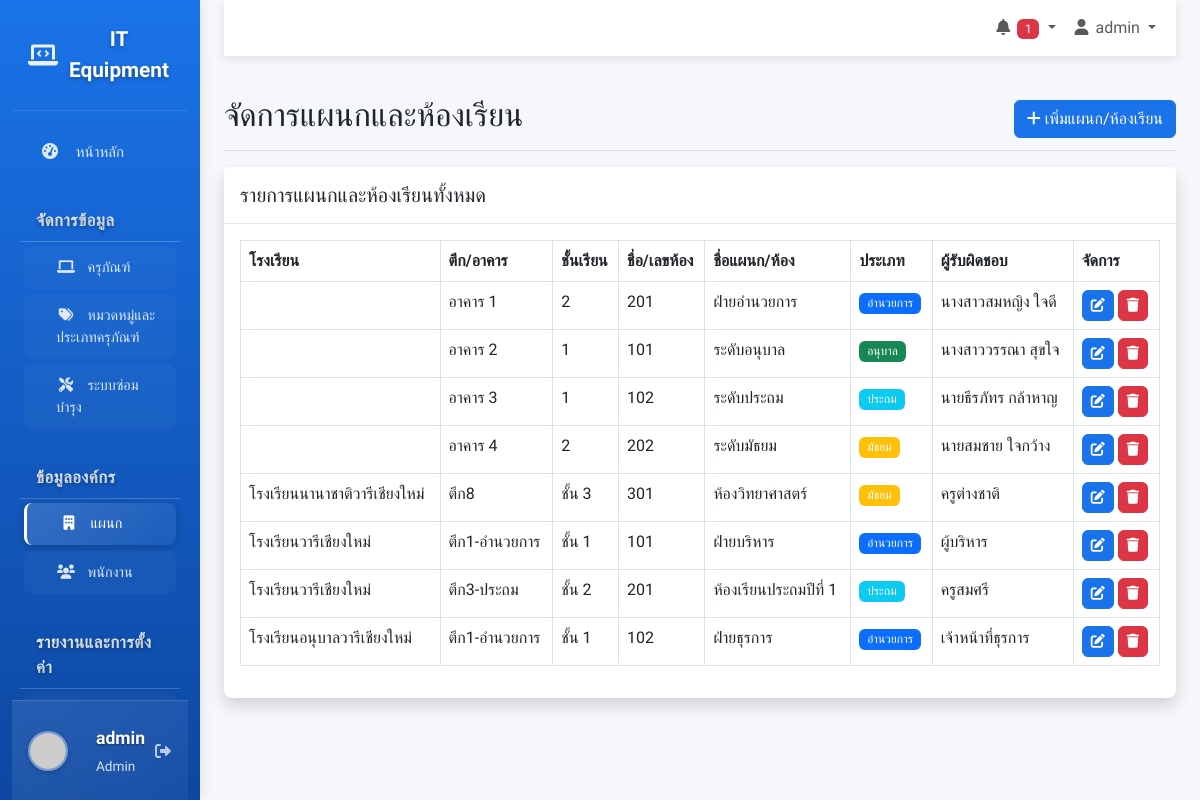
Screenshot of /departments.php (signed in) with the database file from the repository.
### tables this page shows
CREATE TABLE departments (
    id INT AUTO_INCREMENT PRIMARY KEY,
    name VARCHAR(255) NOT NULL,
    building VARCHAR(100),
    floor VARCHAR(50),
    room VARCHAR(100),
    type ENUM('อำนวยการ', 'อนุบาล', 'ประถม', 'มัธยม'),
    responsible_person VARCHAR(255),
    created_at TIMESTAMP DEFAULT CURRENT_TIMESTAMP,
    updated_at TIMESTAMP DEFAULT CURRENT_TIMESTAMP ON UPDATE CURRENT_TIMESTAMP
);

### departments.php (the view, shortened to what this page needs)
<?php
require_once 'includes/header.php';
$departments_query = "SELECT * FROM departments ORDER BY school, building, floor, name";
$departments_list = $db->query($departments_query)->fetchAll(PDO::FETCH_ASSOC);
?>
<?php
include 'includes/sidebar.php';
?>
<main class="col-md-9 ms-sm-auto col-lg-10 px-md-4">
    <?php include 'includes/navbar.php'; ?>
    <div class="d-flex justify-content-between flex-wrap flex-md-nowrap align-items-center pt-3 pb-2 mb-3 border-bottom">
        <h1 class="h2">จัดการแผนกและห้องเรียน</h1>
        <button type="button" class="btn btn-primary" data-bs-toggle="modal" data-bs-target="#departmentModal" onclick="clearForm()">
            <i class="fas fa-plus"></i> เพิ่มแผนก/ห้องเรียน
        </button>
    </div>
    <div class="card shadow mb-4">
        <div class="card-header py-3">
            <h5 class="m-0 font-weight-bold ">รายการแผนกและห้องเรียนทั้งหมด</h5>
        </div>
        <div class="card-body">
            <div class="table-responsive">
                <table class="table table-bordered" id="dataTable" width="100%" cellspacing="0">
                    <thead>
                        <tr>
                            <th>โรงเรียน</th>
                            <th>ตึก/อาคาร</th>
                            <th>ชั้นเรียน</th>
                            <th>ชื่อ/เลขห้อง</th>
                            <th>ชื่อแผนก/ห้อง</th>
                            <th>ประเภท</th>
                            <th>ผู้รับผิดชอบ</th>
                            <th>จัดการ</th>
                        </tr>
                    </thead>
                    <tbody>
                        <?php foreach($departments_list as $department): ?>
                        <tr>
                            <td><?php echo $department['school']; ?></td>
                            <td><?php echo $department['building']; ?></td>
                            <td><?php echo $department['floor']; ?></td>
                            <td><?php echo $department['room']; ?></td>
                            <td><?php echo $department['name']; ?></td>
                            <td>
                                <span class="badge
                                    <?php
                                    switch($department['type']) {
                                        case 'อำนวยการ': echo 'bg-primary'; break;
                                        case 'อนุบาล': echo 'bg-success'; break;
                                        case 'ประถม': echo 'bg-info'; break;
                                        case 'มัธยม': echo 'bg-warning'; break;
                                    }
                                    ?>">
                                    <?php echo $department['type']; ?>
                                </span>
                            </td>
                            <td><?php echo $department['responsible_person']; ?></td>
                            <td>
                                <button type="button" class="btn btn-sm btn-primary" data-bs-toggle="modal" data-bs-target="#departmentModal" onclick='editDepartment(<?php echo json_encode($department); ?>)'>
                                    <i class="fas fa-edit"></i>
                                </button>
                                <a href="departments.php?action=delete&id=<?php echo $department['id']; ?>" class="btn btn-sm btn-danger" onclick="return confirm('คุณแน่ใจหรือไม่?')">
                                    <i class="fas fa-trash"></i>
                                </a>
                            </td>
                        </tr>
                        <?php endforeach; ?>
                    </tbody>
                </table>
            </div>
        </div>
    </div>
</main>
<?php require_once 'includes/footer.php'; ?>

### includes/header.php (shortened to what this page needs)
<!DOCTYPE html>
<html lang="th">
<head>
    <link href="https://cdn.jsdelivr.net/npm/bootstrap@5.3.0-alpha1/dist/css/bootstrap.min.css" rel="stylesheet">
    <link rel="stylesheet" href="https://cdnjs.cloudflare.com/ajax/libs/font-awesome/6.0.0/css/all.min.css">
    <link rel="stylesheet" href="https://cdn.datatables.net/1.13.4/css/dataTables.bootstrap5.min.css">
    <link rel="stylesheet" href="css/style.css">
</head>
<body>
    <div class="container-fluid">
        <div class="row">

### includes/sidebar.php (shortened to what this page needs)
<nav id="sidebar" class="col-md-3 col-lg-2 d-md-block sidebar collapse">
    <div class="position-sticky d-flex flex-column h-100">
        <div class="flex-grow-1">
            <a href="index.php" class="sidebar-brand d-flex align-items-center justify-content-center">
                <i class="fas fa-laptop-code me-2"></i>
                <span>IT Equipment</span>
            </a>
            <ul class="nav flex-column">
                <li class="nav-item">
                    <a class="nav-link <?php echo basename($_SERVER['PHP_SELF']) == 'index.php' ? 'active' : ''; ?>" href="index.php">
                        <i class="fas fa-fw fa-tachometer-alt"></i>
                        หน้าหลัก
                    </a>
                </li>
                <li class="nav-item mt-1">
                    <div class="sidebar-section-header">
                        <span class="text-white fw-bold">จัดการข้อมูล</span>
                    </div>
                </li>
                <li class="nav-item">
                    <a class="nav-link sidebar-submenu <?php echo basename($_SERVER['PHP_SELF']) == 'equipment.php' ? 'active' : ''; ?>" href="equipment.php">
                        <i class="fas fa-fw fa-laptop"></i>
                        ครุภัณฑ์
                    </a>
                </li>
                <li class="nav-item">
                    <a class="nav-link sidebar-submenu <?php echo basename($_SERVER['PHP_SELF']) == 'categories.php' ? 'active' : ''; ?>" href="categories.php">
                        <i class="fas fa-fw fa-tags"></i>
                        หมวดหมู่และประเภทครุภัณฑ์
                    </a>
                </li>
                <li class="nav-item">
                    <a class="nav-link sidebar-submenu <?php echo basename($_SERVER['PHP_SELF']) == 'maintenance.php' ? 'active' : ''; ?>" href="maintenance.php">
                        <i class="fas fa-fw fa-tools"></i>
                        ระบบซ่อมบำรุง
                    </a>
                </li>
                <li class="nav-item mt-2">
                    <div class="sidebar-section-header">
                        <span class="text-white fw-bold">ข้อมูลองค์กร</span>
                    </div>
                </li>
                <li class="nav-item">
                    <a class="nav-link sidebar-submenu <?php echo basename($_SERVER['PHP_SELF']) == 'departments.php' ? 'active' : ''; ?>" href="departments.php">
                        <i class="fas fa-fw fa-building"></i>
                        แผนก
                    </a>
                </li>
                <li class="nav-item">
                    <a class="nav-link sidebar-submenu <?php echo basename($_SERVER['PHP_SELF']) == 'employees.php' ? 'active' : ''; ?>" href="employees.php">
                        <i class="fas fa-fw fa-users"></i>
                        พนักงาน
                    </a>
                </li>
                <li class="nav-item mt-2">
                    <div class="sidebar-section-header">
                        <span class="text-white fw-bold">รายงานและการตั้งค่า</span>
                    </div>
                </li>
                <li class="nav-item">
                    <a class="nav-link sidebar-submenu <?php echo basename($_SERVER['PHP_SELF']) == 'reports.php' ? 'active' : ''; ?>" href="reports.php">
                    </a>
                </li>
            </ul>
        </div>
        <div class="user-profile mt-auto">
            <div class="d-flex align-items-center">
                <img src="https://via.placeholder.com/45" alt="ผู้ใช้" class="user-avatar">
                <div class="user-info ms-3">
                    <div class="user-name"><?php echo $_SESSION['username']; ?></div>
                    <div class="user-role"><?php echo ucfirst($_SESSION['role']); ?></div>
                </div>
                <a href="logout.php" class="logout-btn ms-auto" title="ออกจากระบบ">
                    <i class="fas fa-sign-out-alt"></i>
                </a>
            </div>
        </div>
    </div>
</nav>

### includes/navbar.php (shortened to what this page needs)
<nav class="navbar navbar-expand-lg navbar-light bg-white mb-4">
    <div class="container-fluid">
        <div class="collapse navbar-collapse" id="navbarContent">
            <ul class="navbar-nav ms-auto">
                <li class="nav-item dropdown">
                    <a class="nav-link dropdown-toggle" href="#" id="navbarDropdown" role="button" data-bs-toggle="dropdown">
                        <i class="fas fa-bell fa-fw"></i>
                        <?php
                        $pending_query = "SELECT COUNT(*) as count FROM maintenance WHERE status = 'รอซ่อม'";
                        $pending_count = $db->query($pending_query)->fetch(PDO::FETCH_ASSOC)['count'];
                        ?>
                        <?php if ($pending_count > 0): ?>
                            <span class="badge bg-danger"><?php echo $pending_count; ?></span>
                        <?php endif; ?>
                    </a>
                </li>
                <li class="nav-item dropdown">
                    <a class="nav-link dropdown-toggle" href="#" id="userDropdown" role="button" data-bs-toggle="dropdown">
                        <i class="fas fa-user fa-fw"></i> <?php echo $_SESSION['username']; ?>
                    </a>
                </li>
            </ul>
        </div>
    </div>
</nav>

### includes/footer.php (shortened to what this page needs)
    </div>
</div>
</body>
</html>

### includes/header.php (style rules this page uses)
:root { --primary: #1a73e8; --primary-dark: #0d47a1; --secondary: #6c757d; --success: #28a745; --info: #17a2b8; --warning: #ffc107; --danger: #dc3545; --light: #f8f9fa; --dark: #343a40; }
body { font-family: 'Prompt', sans-serif; background-color: #f5f7fb; }

### rows the page displays
departments: building "อาคาร 1", floor "2", room "201", name "ฝ่ายอำนวยการ", type "อำนวยการ", responsible_person "นางสาวสมหญิง ใจดี"
departments: building "อาคาร 2", floor "1", room "101", name "ระดับอนุบาล", type "อนุบาล", responsible_person "นางสาววรรณา สุขใจ"
departments: building "อาคาร 3", floor "1", room "102", name "ระดับประถม", type "ประถม", responsible_person "นายธีรภัทร กล้าหาญ"
departments: building "อาคาร 4", floor "2", room "202", name "ระดับมัธยม", type "มัธยม", responsible_person "นายสมชาย ใจกว้าง"
departments: school "โรงเรียนนานาชาติวารีเชียงใหม่", building "ตึก8", floor "ชั้น 3", room "301", name "ห้องวิทยาศาสตร์", type "มัธยม", responsible_person "ครูต่างชาติ"
departments: school "โรงเรียนวารีเชียงใหม่", building "ตึก1-อำนวยการ", floor "ชั้น 1", room "101", name "ฝ่ายบริหาร", type "อำนวยการ", responsible_person "ผู้บริหาร"
departments: school "โรงเรียนวารีเชียงใหม่", building "ตึก3-ประถม", floor "ชั้น 2", room "201", name "ห้องเรียนประถมปีที่ 1", type "ประถม", responsible_person "ครูสมศรี"
departments: school "โรงเรียนอนุบาลวารีเชียงใหม่", building "ตึก1-อำนวยการ", floor "ชั้น 1", room "102", name "ฝ่ายธุรการ", type "อำนวยการ", responsible_person "เจ้าหน้าที่ธุรการ"

### other values shown
$_SESSION['username'] "admin"
$_SESSION['role'] "Admin"
$pending_count "1"
